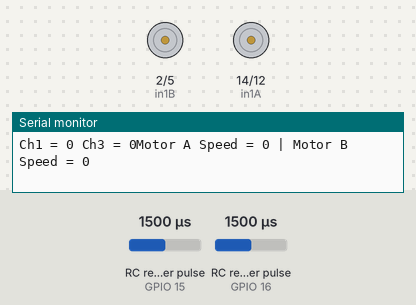
This program was run on a simulated ESP8266 (NodeMCU). On the bench: motor-driver pin pairs drawn as motors (green arrow = first pin HIGH = forward, orange = second pin HIGH = backward, longer = more drive, scaled by the enable pin), the last lines printed to the serial monitor. Wiring (inferred from the names in the program): 2 × RC receiver channel: data GPIO 15 / data GPIO 16. Inputs (shaded band) come from the test bench; at power-on: RC receiver pulse (sensors on GPIO 15, GPIO 16) 1500 µs.

Above: at 1.2 s.
1.3 s: RC receiver pulse (sensor on GPIO 15) set to 1750 µs
At 1.6 s:
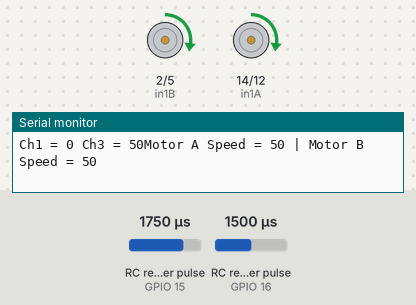
2.8 s: RC receiver pulse (sensor on GPIO 16) set to 1020 µs
At 3.5 s:
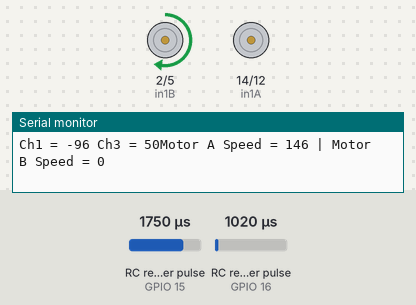
4.3 s: RC receiver pulse (sensor on GPIO 15) set to 1250 µs
At 5.3 s:
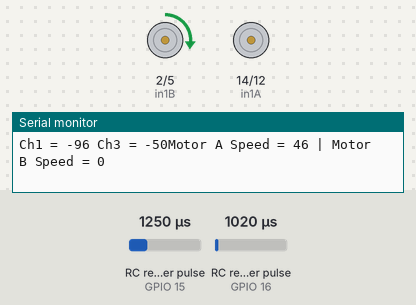
5.8 s: RC receiver pulse (sensor on GPIO 16) set to 1980 µs
At 7.0 s:
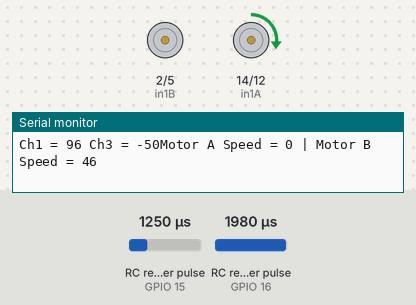
7.3 s: RC receiver pulse (sensor on GPIO 15) set to 1500 µs
At 8.5 s:
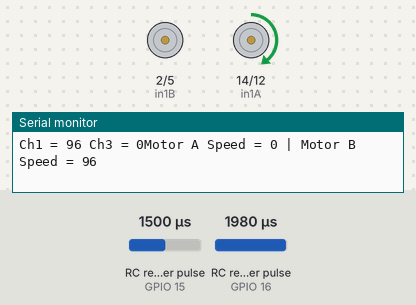
8.8 s: RC receiver pulse (sensor on GPIO 15) set to 1980 µs
At 9.3 s:
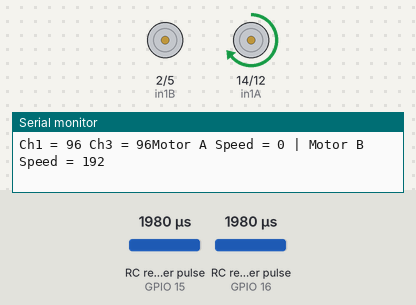
Timing chart, 0 to 11.3 s (numbered marks = the images above; inputs shaded):
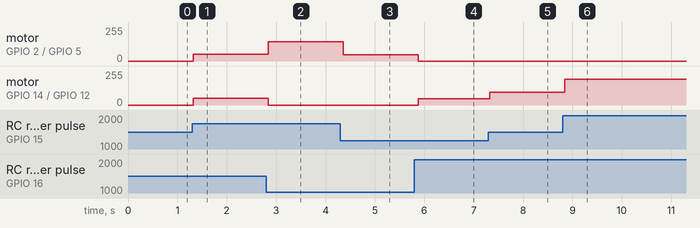

Measured:
- after the input at 1.3 s, motor on GPIO 2 (in1B) / GPIO 5 (in2B), motor on GPIO 14 (in1A) / GPIO 12 (in2A): stopped → forward 50/255 at once
- after the input at 2.8 s, motor on GPIO 2 (in1B) / GPIO 5 (in2B): forward 50/255 → forward 146/255 at once; motor on GPIO 14 (in1A) / GPIO 12 (in2A): forward 50/255 → stopped at once
- after the input at 4.3 s, motor on GPIO 2 (in1B) / GPIO 5 (in2B): forward 146/255 → forward 46/255 after 0.06 s
- after the input at 5.8 s, motor on GPIO 2 (in1B) / GPIO 5 (in2B): forward 46/255 → stopped after 0.08 s; motor on GPIO 14 (in1A) / GPIO 12 (in2A): stopped → forward 46/255 after 0.08 s
- after the input at 7.3 s, motor on GPIO 14 (in1A) / GPIO 12 (in2A): forward 46/255 → forward 96/255 at once
- after the input at 8.8 s, motor on GPIO 14 (in1A) / GPIO 12 (in2A): forward 96/255 → forward 192/255 at once

The program:

main.cpp
```cpp
#include <Arduino.h>

// #define MOTOR1_IN1 14
// #define MOTOR1_IN2 12
// #define MOTOR1_EN 13
// #define MOTOR2_IN3 2
// #define MOTOR2_IN4 5
// #define MOTOR2_EN 4
// #define CH3 15 // throttle
// #define CH1 16 // turn

#define CH1 16
#define CH3 15
#define pwmA 13
#define in1A 14
#define in2A 12
#define pwmB 4
#define in1B 2
#define in2B 5

// Motor Speed Values - Start at zero
int MotorSpeedA = 0;
int MotorSpeedB = 0;
// Motor Direction Values - 0 = backward, 1 = forward
int MotorDirA = 1;
int MotorDirB = 1;

int rcCH1 = 0;
int rcCH3 = 0;

// Control Motor A
void mControlA(int mspeed, int mdir)
{
  // Determine direction
  if (mdir == 0)
  {
    // Motor backward
    digitalWrite(in1A, LOW);
    digitalWrite(in2A, HIGH);
  }
  else
  {
    // Motor forward
    digitalWrite(in1A, HIGH);
    digitalWrite(in2A, LOW);
  }
  // Control motor
  analogWrite(pwmA, mspeed);
}

// Control Motor B
void mControlB(int mspeed, int mdir)
{
  // Determine direction
  if (mdir == 0)
  {
    // Motor backward
    digitalWrite(in1B, LOW);
    digitalWrite(in2B, HIGH);
  }
  else
  {
    // Motor forward
    digitalWrite(in1B, HIGH);
    digitalWrite(in2B, LOW);
  }
  // Control motor
  analogWrite(pwmB, mspeed);
}

// Read the number of a specified channel and convert to the range provided.
// If the channel is off, return the default value
int readChannel(int channelInput, int minLimit, int maxLimit, int defaultValue)
{
  int ch = pulseIn(channelInput, HIGH, 30000);
  if (ch < 100)
    return defaultValue;
  return map(ch, 1000, 2000, minLimit, maxLimit);
}

// Read the switch channel and return a boolean value
bool readSwitch(byte channelInput, bool defaultValue)
{
  int intDefaultValue = (defaultValue) ? 100 : 0;
  int ch = readChannel(channelInput, 0, 100, intDefaultValue);
  return (ch > 50);
}

void setup()
{
  // Start serial monitor for debugging
  Serial.begin(115200);

  // Set all the motor control pins to outputs
  pinMode(pwmA, OUTPUT);
  pinMode(pwmB, OUTPUT);
  pinMode(in1A, OUTPUT);
  pinMode(in2A, OUTPUT);
  pinMode(in1B, OUTPUT);
  pinMode(in2B, OUTPUT);
  pinMode(CH1, INPUT);
  pinMode(CH3, INPUT);
}

void loop()
{
  // Get RC channel values
  rcCH1 = readChannel(CH1, -100, 100, 0);
  rcCH3 = readChannel(CH3, -100, 100, -100);

  // Print values to serial monitor for debugging
  Serial.print("Ch1 = ");
  Serial.print(rcCH1);
  Serial.print(" Ch3 = ");
  Serial.print(rcCH3);

  // Set speeds with channel 3 value
  MotorSpeedA = rcCH3;
  MotorSpeedB = rcCH3;

  // Set left/right offset with channel 1 value
  MotorSpeedA = MotorSpeedA - rcCH1;
  MotorSpeedB = MotorSpeedB + rcCH1;

  // Ensure that speeds are between 0 and 255
  MotorSpeedA = constrain(MotorSpeedA, 0, 255);
  MotorSpeedB = constrain(MotorSpeedB, 0, 255);

  // Drive Motors
  mControlA(MotorSpeedA, MotorDirA);
  mControlB(MotorSpeedB, MotorDirB);

  // Print speed values to serial monitor for debugging
  Serial.print("Motor A Speed = ");
  Serial.print(MotorSpeedA);
  Serial.print(" | Motor B Speed = ");
  Serial.println(MotorSpeedB);

  // Slight delay
  delay(50);
}
```
